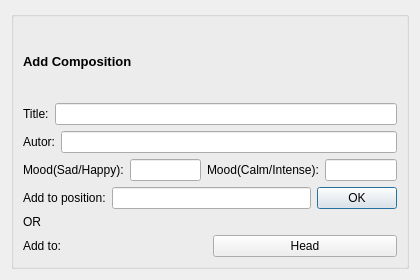
<?xml version="1.0" encoding="UTF-8"?>
<ui version="4.0">
 <class>AddComp</class>
 <widget class="QDialog" name="AddComp">
  <property name="geometry">
   <rect>
    <x>0</x>
    <y>0</y>
    <width>420</width>
    <height>280</height>
   </rect>
  </property>
  <property name="minimumSize">
   <size>
    <width>420</width>
    <height>280</height>
   </size>
  </property>
  <property name="windowTitle">
   <string>Add Composition</string>
  </property>
  <layout class="QVBoxLayout" name="verticalLayout_4">
   <item>
    <widget class="QGroupBox" name="groupBox_2">
     <property name="title">
      <string/>
     </property>
     <layout class="QVBoxLayout" name="verticalLayout">
      <item>
       <widget class="QLabel" name="label_2">
        <property name="font">
         <font>
          <pointsize>10</pointsize>
         </font>
        </property>
        <property name="text">
         <string>&lt;html&gt;&lt;head/&gt;&lt;body&gt;&lt;p&gt;&lt;span style=&quot; font-weight:600;&quot;&gt;Add Composition&lt;/span&gt;&lt;/p&gt;&lt;/body&gt;&lt;/html&gt;</string>
        </property>
       </widget>
      </item>
      <item>
       <layout class="QVBoxLayout" name="verticalLayout_3">
        <item>
         <layout class="QVBoxLayout" name="verticalLayout_2">
          <item>
           <layout class="QHBoxLayout" name="horizontalLayout_5">
            <item>
             <widget class="QLabel" name="label_7">
              <property name="font">
               <font>
                <pointsize>9</pointsize>
               </font>
              </property>
              <property name="text">
               <string>Title:</string>
              </property>
             </widget>
            </item>
            <item>
             <widget class="QLineEdit" name="lineEdit_4">
              <property name="font">
               <font>
                <pointsize>9</pointsize>
               </font>
              </property>
              <property name="text">
               <string/>
              </property>
             </widget>
            </item>
           </layout>
          </item>

          <item>
           <layout class="QHBoxLayout" name="horizontalLayout_6">
            <item>
             <widget class="QLabel" name="label_7">
              <property name="font">
               <font>
                <pointsize>9</pointsize>
               </font>
              </property>
              <property name="text">
               <string>Autor:</string>
              </property>
             </widget>
            </item>
            <item>
             <widget class="QLineEdit" name="lineEdit_5">
              <property name="font">
               <font>
                <pointsize>9</pointsize>
               </font>
              </property>
              <property name="text">
               <string/>
              </property>
             </widget>
            </item>
           </layout>
          </item>

          <item>
           <layout class="QHBoxLayout" name="horizontalLayout_7">
            <item>
             <widget class="QLabel" name="label_7">
              <property name="font">
               <font>
                <pointsize>9</pointsize>
               </font>
              </property>
              <property name="text">
               <string>Mood(Sad/Happy):</string>
              </property>
             </widget>
            </item>
            <item>
             <widget class="QLineEdit" name="lineEdit_6">
              <property name="font">
               <font>
                <pointsize>9</pointsize>
               </font>
              </property>
              <property name="text">
               <string/>
              </property>
             </widget>
            </item>

            <item>
             <widget class="QLabel" name="label_7">
              <property name="font">
               <font>
                <pointsize>9</pointsize>
               </font>
              </property>
              <property name="text">
               <string>Mood(Calm/Intense):</string>
              </property>
             </widget>
            </item>
            <item>
             <widget class="QLineEdit" name="lineEdit_7">
              <property name="font">
               <font>
                <pointsize>9</pointsize>
               </font>
              </property>
              <property name="text">
               <string/>
              </property>
             </widget>
            </item>
           </layout>
          </item>

          <item>
           <layout class="QHBoxLayout" name="horizontalLayout_8">
            <item>
             <widget class="QLabel" name="label_6">
              <property name="font">
               <font>
                <pointsize>9</pointsize>
               </font>
              </property>
              <property name="text">
               <string>Add to position:</string>
              </property>
             </widget>
            </item>
            <item>
             <widget class="QLineEdit" name="lineEdit_3">
              <property name="font">
               <font>
                <pointsize>9</pointsize>
               </font>
              </property>
             </widget>
            </item>
            <item>
             <widget class="QPushButton" name="pushButton">
              <property name="enabled">
               <bool>true</bool>
              </property>
              <property name="maximumSize">
               <size>
                <width>112</width>
                <height>16777215</height>
               </size>
              </property>
              <property name="font">
               <font>
                <pointsize>9</pointsize>
               </font>
              </property>
              <property name="text">
               <string>OK</string>
              </property>
             </widget>
            </item>
           </layout>
          </item>
          <item>
           <layout class="QHBoxLayout" name="horizontalLayout_9">
            <item>
             <widget class="QLabel" name="label_8">
              <property name="font">
               <font>
                <pointsize>9</pointsize>
               </font>
              </property>
              <property name="text">
               <string>OR</string>
              </property>
             </widget>
            </item>
           </layout>
          </item>
          <item>
           <layout class="QHBoxLayout" name="horizontalLayout_10">
            <item>
             <widget class="QLabel" name="label_9">
              <property name="font">
               <font>
                <pointsize>9</pointsize>
               </font>
              </property>
              <property name="text">
               <string>Add to:</string>
              </property>
             </widget>
            </item>
            <item>
             <widget class="QPushButton" name="pushButton_2">
              <property name="font">
               <font>
                <pointsize>9</pointsize>
               </font>
              </property>
              <property name="text">
               <string>Head</string>
              </property>
             </widget>
            </item>
           </layout>
          </item>
         </layout>
        </item>
       </layout>
      </item>
     </layout>
    </widget>
   </item>
  </layout>
 </widget>
 <resources/>
 <connections/>
</ui>
